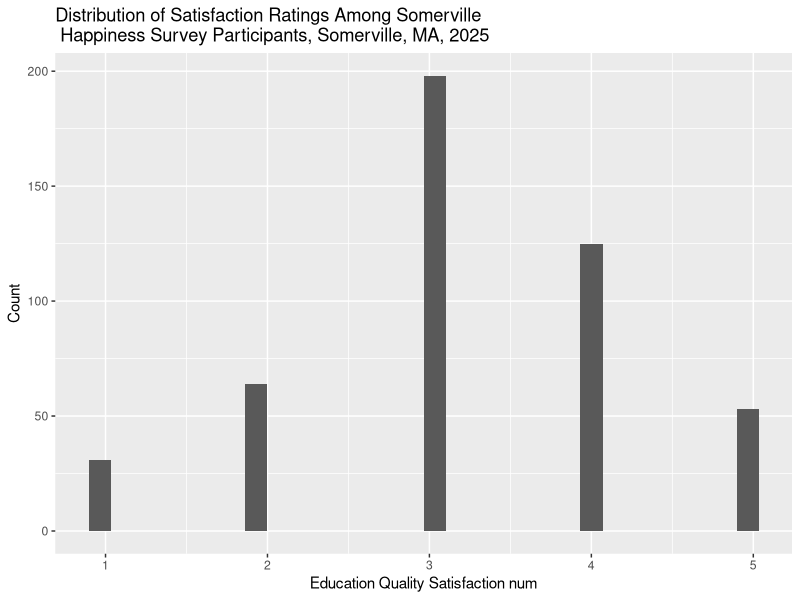
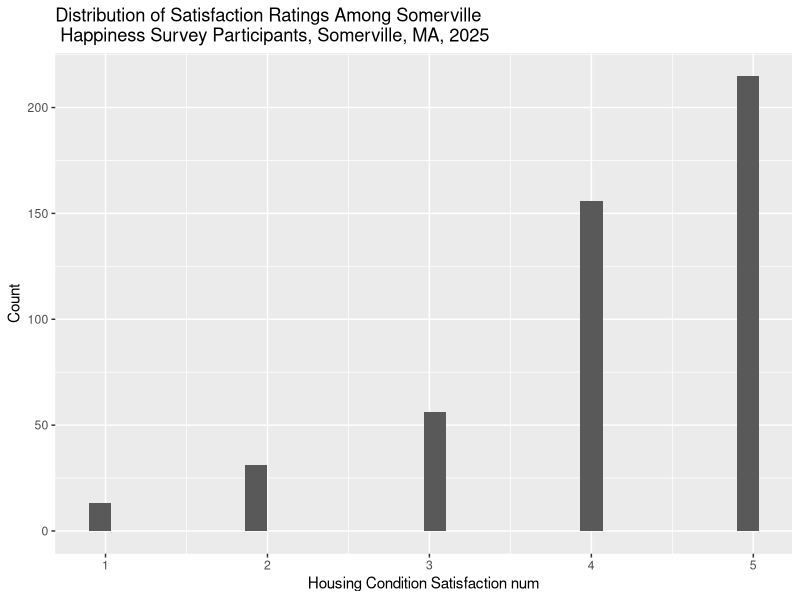
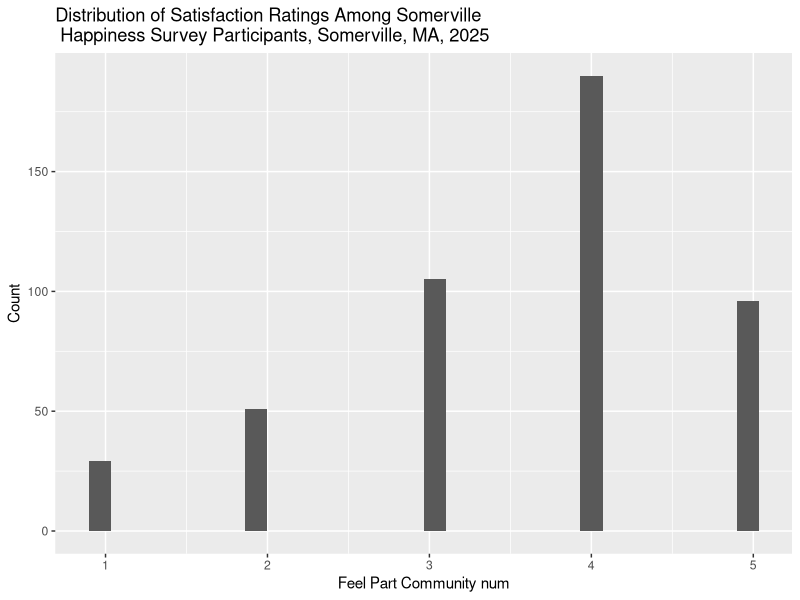
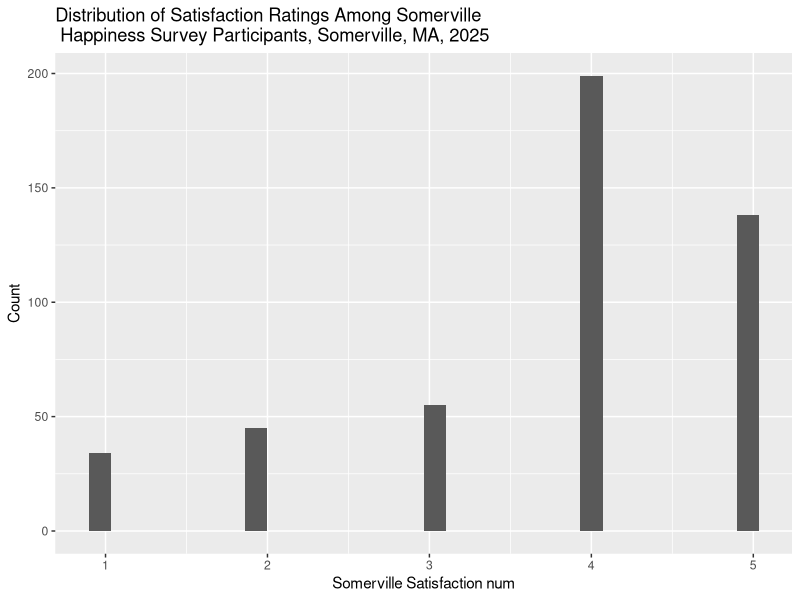
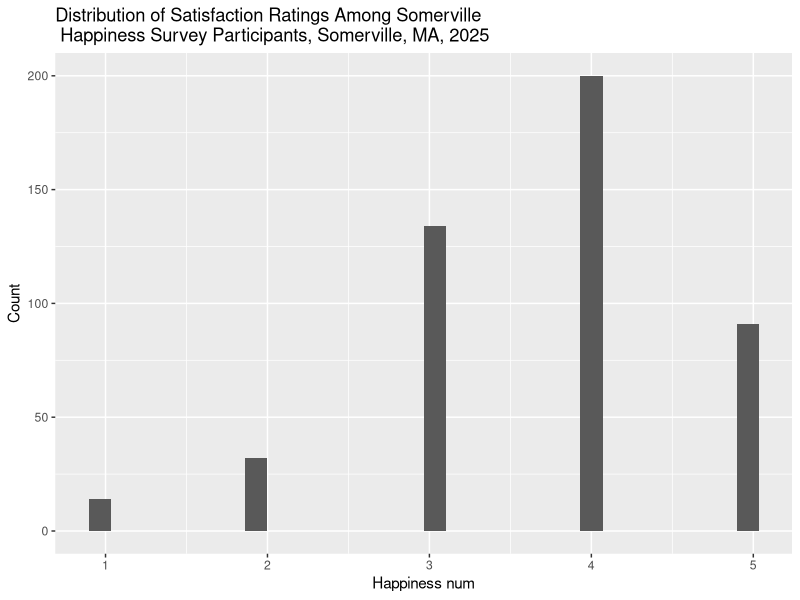

Here is the R script that generated these plots, in order:
## ---- chunk 1
library(tidyverse)
library(ggplot2)
library(knitr)
## ---- chunk 2
Somerville_data <- read.csv("refined_somerville.csv")
## ---- chunk 3
cor.test(Somerville_data$Somerville.Satisfaction.num, Somerville_data$Happiness.num, method = "pearson")
## ---- chunk 4
countFunction <- function(col){
 Somerville_data |>
    group_by({{col}}) |> 
    summarize(count = n()) 
}
selected <- Somerville_data |> select(Age, Gender, Race.Ethnicity, Household.Income)
map(selected, countFunction) |> kable(caption = "Survey Demographic Information, Somerville, MA, 2025", col.names = c("Demographic", "Number of Respondents"))
## ---- chunk 5
#seeing total number of participants
Somerville_data |>
  summarize(count = n())
## ---- chunk 6
Somerville_data |>
  group_by(Race.Ethnicity) |>
  summarize(raceCount = n()) |>
  kable(caption = "Survey Respondents Race/Ethnicity Breakdown, Somerville, MA, 2025", col.names = c("Race/Ethnicity", "Number of Respondents"))
## ---- chunk 7
#function pt 2
findingMean <- function(data){
 data |>
  group_by(Race.Ethnicity) |>
  summarize(across(c(Education.Quality.Satisfaction.num, Housing.Condition.Satisfaction.num, Feel.Part.Community.num, Somerville.Satisfaction.num, Happiness.num), mean))
}
## ---- chunk 8
findingMean(Somerville_data) |> kable(caption = "Mean Reported Satisfaction Scores by Race/Ethnicity, Somerville, MA, 2025", col.names = c("Race/Ethnicity", "Mean Education Quality Satisfaction Rating", "Mean Housing Condition Satisfaction Rating", "Mean Community Belonging Rating", "Mean Satisfaction Rating", "Mean Happiness Rating"))
## ---- chunk 9
s_data <- Somerville_data |>
  select(Education.Quality.Satisfaction.num, Housing.Condition.Satisfaction.num, Feel.Part.Community.num, Somerville.Satisfaction.num, Happiness.num)
## ---- chunk 10
histogramFunction <- function(col, label, data){
  data |> 
  ggplot(aes(x = {{col}})) + 
  geom_histogram() +
  labs(x = gsub("[.]", " ", label), y = "Count", title = "Distribution of Satisfaction Ratings Among Somerville \n Happiness Survey Participants, Somerville, MA, 2025")
}
## ---- chunk 11
map2(s_data, colnames(s_data), histogramFunction, Somerville_data)
